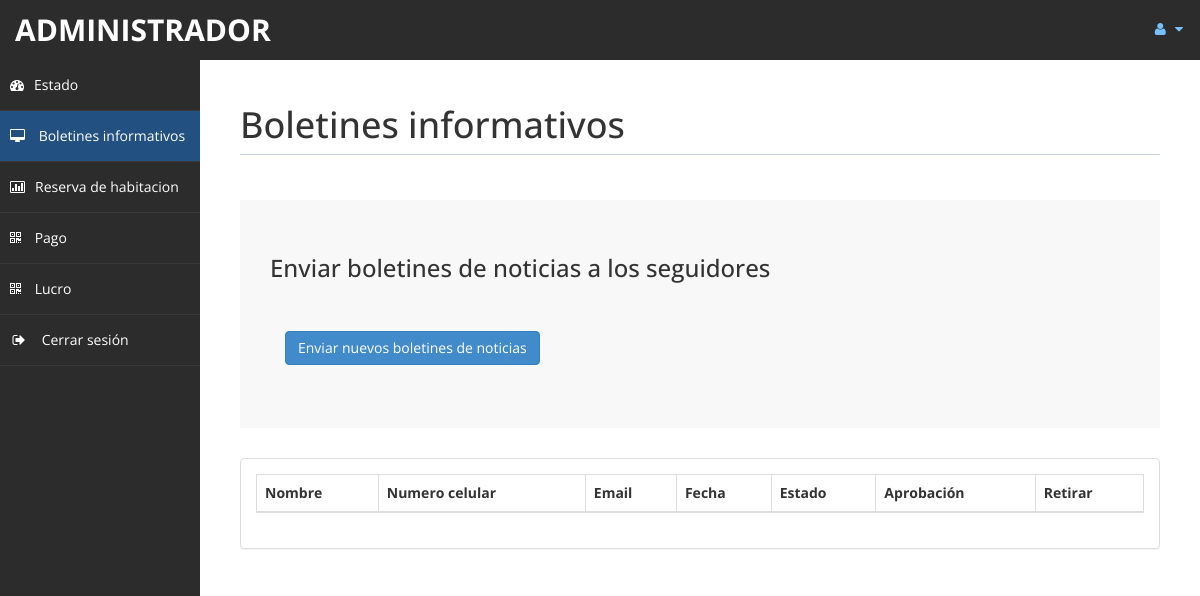
/admin/messages.php (signed in), run on an earlier commit of the app's database.
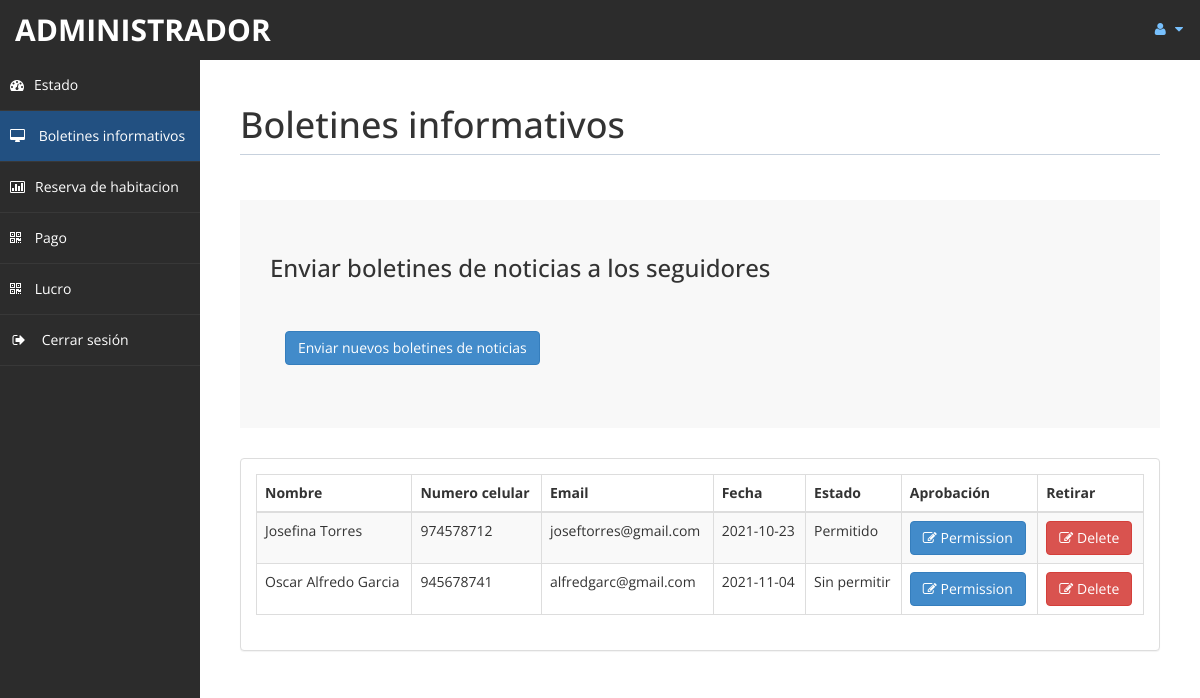
And on a later commit of the database.
### tables this page shows
CREATE TABLE `contacto` (
  `id` int(10) UNSIGNED NOT NULL,
  `nombre_completo` varchar(100) DEFAULT NULL,
  `nro_telefono` int(10) DEFAULT NULL,
  `email` text,
  `fecha_contacto` date DEFAULT NULL,   
  `aprobado` varchar(30) DEFAULT NULL,

  CONSTRAINT PRIMARY KEY (`id`)

);

### admin/messages.php (the view, shortened to what the changed rows need)
<!DOCTYPE html>
<html xmlns="http://www.w3.org/1999/xhtml">
<head>
    <link href="assets/css/bootstrap.css" rel="stylesheet" />
    <link href="assets/css/font-awesome.css" rel="stylesheet" />
    <link href="assets/css/custom-styles.css" rel="stylesheet" />
    <link href="assets/js/dataTables/dataTables.bootstrap.css" rel="stylesheet" />
</head>
<body>
    <div id="wrapper">
        <div id="page-wrapper" >
            <div id="page-inner">
			    <div class="row">
                    <div class="col-md-12">
                        <h1 class="page-header"> Boletines informativos </h1>
                    </div>
                </div>
                <?php
                    include('db.php');
                ?>
                <?php
                    $sql = "SELECT * FROM `contacto`";
                    $re = mysqli_query($con,$sql);
                ?>
                <div class="row">
                    <div class="col-md-12">
                        <div class="panel panel-default">
                            <div class="panel-body">
                                <div class="table-responsive">
                                    <table class="table table-striped table-bordered table-hover" id="dataTables-example">
                                        <thead>
                                            <tr>
                                                <th>Nombre</th>
                                                <th>Numero celular</th>
                                                <th>Email</th>
                                                <th>Fecha</th>
                                                <th>Estado</th>
                                                <th>Aprobación</th>
                                                <th>Retirar</th>
                                            </tr>
                                        </thead>
                                        <tbody>
                                        <?php
                                            while($row = mysqli_fetch_array($re)){
                                                $id = $row['id'];
                                                if( $id % 2 ==1 ) {
                                                    echo  "<tr class='gradeC'>";
                                                }
                                                else {
                                                    echo "<tr class='gradeU'>";
                                                }
                                                echo   "<td>".$row['nombre_completo']."</td>
                                                        <td>".$row['nro_telefono']."</td>
                                                        <td>".$row['email']."</td>
                                                        <td>".$row['fecha_contacto']."</td>
                                                        <td>".$row['aprobado']."</td>
                                                        <td><a href=newsletter.php?eid=".$id." <button class='btn btn-primary'> <i class='fa fa-edit' ></i> Permission</button></td>
                                                        <td><a href=newsletterdel.php?eid=".$id ." <button class='btn btn-danger'> <i class='fa fa-edit' ></i> Delete </button></td>
                                                    </tr>";
                                            }
                                        ?>
                                        </tbody>
                                    </table>
                                </div>
                            </div>
                        </div>
                    </div>
                </div>
            </div>
        </div>
    </div>
</body>
</html>

What changed in the data, as far as the page shows it:
added contacto: nombre_completo "Josefina Torres", nro_telefono "974578712", email "joseftorres@gmail.com", fecha_contacto "2021-10-23", aprobado "Permitido"
added contacto: nombre_completo "Oscar Alfredo Garcia", nro_telefono "945678741", email "alfredgarc@gmail.com", fecha_contacto "2021-11-04", aprobado "Sin permitir"
